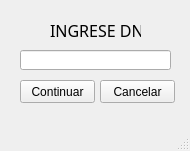
<?xml version="1.0" encoding="UTF-8"?>
<ui version="4.0">
 <class>MainWindow</class>
 <widget class="QMainWindow" name="MainWindow">
  <property name="geometry">
   <rect>
    <x>0</x>
    <y>0</y>
    <width>190</width>
    <height>151</height>
   </rect>
  </property>
  <property name="windowTitle">
   <string>MainWindow</string>
  </property>
  <widget class="QWidget" name="centralwidget">
   <widget class="QPushButton" name="pushButton">
    <property name="geometry">
     <rect>
      <x>20</x>
      <y>80</y>
      <width>75</width>
      <height>23</height>
     </rect>
    </property>
    <property name="text">
     <string>Continuar</string>
    </property>
   </widget>
   <widget class="QLabel" name="label">
    <property name="geometry">
     <rect>
      <x>50</x>
      <y>20</y>
      <width>91</width>
      <height>20</height>
     </rect>
    </property>
    <property name="font">
     <font>
      <family>Coolvetica Rg</family>
      <pointsize>12</pointsize>
     </font>
    </property>
    <property name="text">
     <string>INGRESE DNI</string>
    </property>
   </widget>
   <widget class="QLineEdit" name="lineEdit">
    <property name="geometry">
     <rect>
      <x>20</x>
      <y>50</y>
      <width>151</width>
      <height>20</height>
     </rect>
    </property>
   </widget>
   <widget class="QPushButton" name="pushButton_2">
    <property name="geometry">
     <rect>
      <x>100</x>
      <y>80</y>
      <width>75</width>
      <height>23</height>
     </rect>
    </property>
    <property name="text">
     <string>Cancelar</string>
    </property>
   </widget>
  </widget>
  <widget class="QMenuBar" name="menubar">
   <property name="geometry">
    <rect>
     <x>0</x>
     <y>0</y>
     <width>190</width>
     <height>21</height>
    </rect>
   </property>
  </widget>
  <widget class="QStatusBar" name="statusbar"/>
 </widget>
 <resources/>
 <connections/>
</ui>
